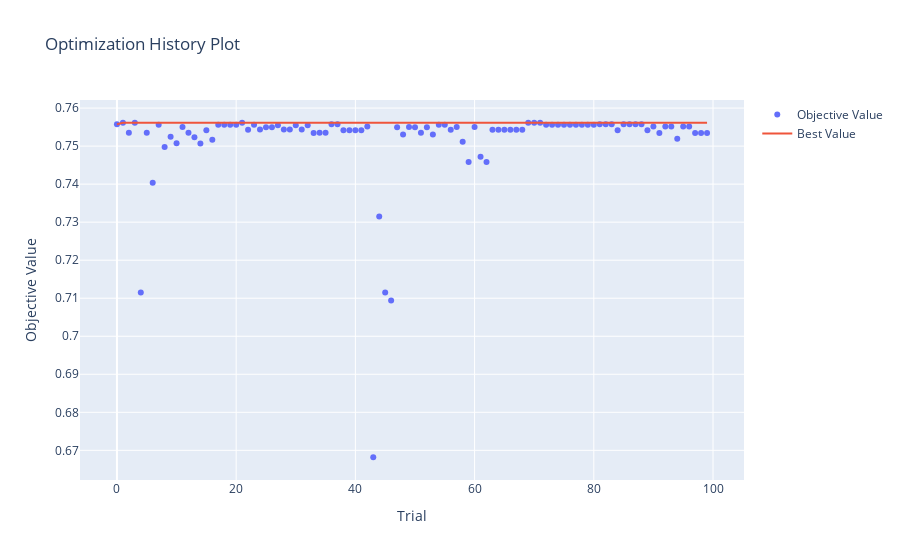

The code cell stored with this chart in its notebook:
### Code cell
optuna.visualization.plot_optimization_history(knn_op.study)
